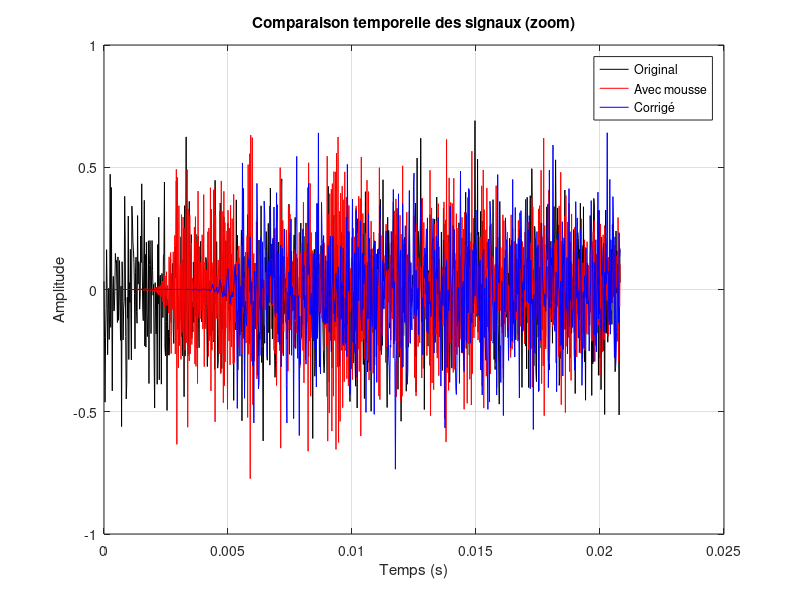
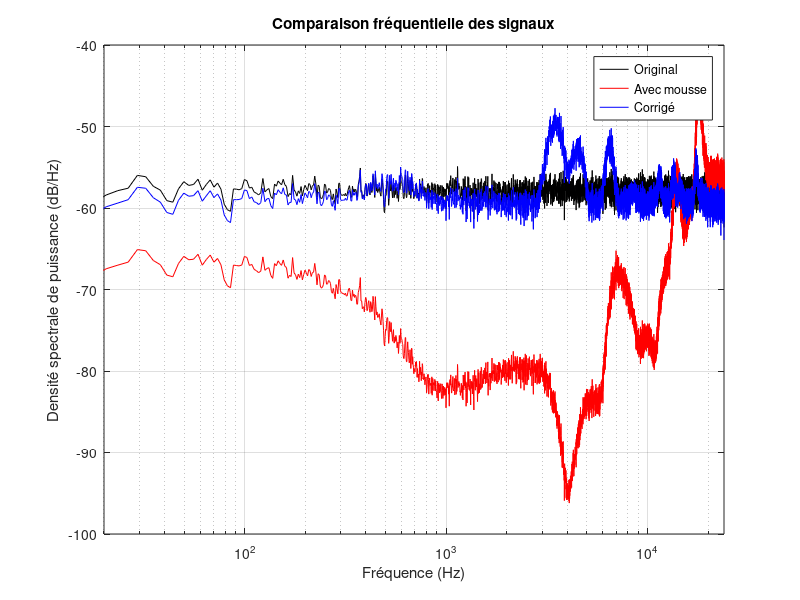

MATLAB code for these plots, in order:
% === 1. Paramètres ===
Fs = 48000;           % Fréquence d'échantillonnage
duration = 5;         % Durée du bruit blanc (secondes)
N = Fs * duration;    % Nombre d’échantillons

% === 2. Générer le bruit blanc ===
x = randn(N, 1);      % Bruit blanc (original)

% === 3. Courbe d'atténuation de la mousse ===
f = [50 100 200 300 400 500 600 700 800 900 1000 2000 3000 4000 5000 6000 ...
     7000 8000 9000 10000 11000 12000 13000 14000 15000 16000 17000 18000 19000 20000];
A_dB = [-3.93 -1 -1.34 -0.49 3.6 5.62 7.2 16.04 10.61 13.32 13.46 10.18 10.374 ...
         30.374 14.17 14.12 -2.28 0.98 8 5.94 9.56 -0.93 -3.14 -14.61 -6.24 -8.63 ...
        -10.77 -24.08 -16.65 -13.53];

% === 4. Préparation des filtres ===
% Ajout des extrémités à la courbe
f_full = [0, f, Fs/2];
A_dB_full = [A_dB(1), A_dB, A_dB(end)];

% Normalisation des fréquences
f_norm = f_full / (Fs/2);

% Courbe d'atténuation (mousse) en linéaire
atten_lin = 10.^(-A_dB_full / 20);  % pour la mousse
gain_lin  = 10.^( A_dB_full / 20);  % pour le filtre égaliseur

% Conception des filtres FIR
N_filt = 256;
h_mousse = fir2(N_filt, f_norm, atten_lin);
h_eq     = fir2(N_filt, f_norm, gain_lin);

% === 5. Application des filtres ===
x_mousse = filter(h_mousse, 1, x);       % Signal atténué (mousse)
x_eq     = filter(h_eq, 1, x_mousse);    % Signal corrigé (égalisé)

% === 6. Normalisation pour éviter le clipping ===
x        = x / max(abs(x));
x_mousse = x_mousse / max(abs(x_mousse));
x_eq     = x_eq / max(abs(x_eq));

% === 7. Sauvegarde audio ===
audiowrite('bruit_original.wav',      x,        Fs);
audiowrite('bruit_avec_mousse.wav',  x_mousse, Fs);
audiowrite('bruit_equalise.wav',     x_eq,     Fs);

% === 8. Affichage temporel (zoom) ===
t = (0:N-1)/Fs;
figure;
plot(t(1:1000), x(1:1000), 'k', 'DisplayName', 'Original');
hold on;
plot(t(1:1000), x_mousse(1:1000), 'r', 'DisplayName', 'Avec mousse');
plot(t(1:1000), x_eq(1:1000), 'b', 'DisplayName', 'Corrigé');
xlabel('Temps (s)');
ylabel('Amplitude');
title('Comparaison temporelle des signaux (zoom)');
legend('show');
grid on;

% === 9. Analyse fréquentielle (FFT dB) ===
nfft = 2^14;
[Px, f_fft]        = pwelch(x,        hamming(nfft), [], nfft, Fs);
[Px_mousse, ~]     = pwelch(x_mousse, hamming(nfft), [], nfft, Fs);
[Px_eq, ~]         = pwelch(x_eq,     hamming(nfft), [], nfft, Fs);

% Conversion en dB
Px_dB        = 10*log10(Px);
Px_mousse_dB = 10*log10(Px_mousse);
Px_eq_dB     = 10*log10(Px_eq);

% Affichage spectre
figure;
semilogx(f_fft, Px_dB,        'k', 'DisplayName', 'Original');
hold on;
semilogx(f_fft, Px_mousse_dB, 'r', 'DisplayName', 'Avec mousse');
semilogx(f_fft, Px_eq_dB,     'b', 'DisplayName', 'Corrigé');
xlabel('Fréquence (Hz)');
ylabel('Densité spectrale de puissance (dB/Hz)');
title('Comparaison fréquentielle des signaux');
legend('show');
grid on;
xlim([20 Fs/2]);
